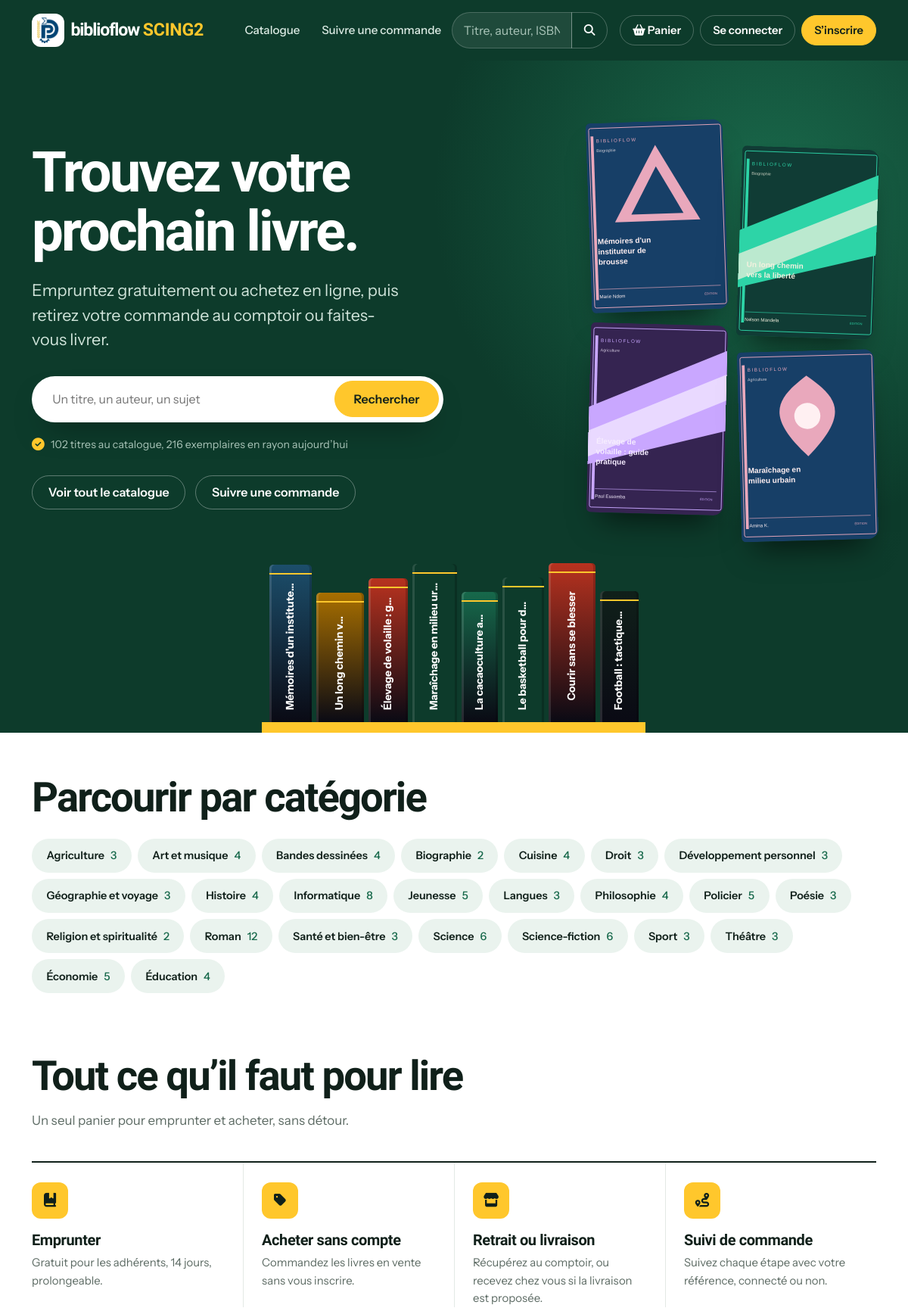
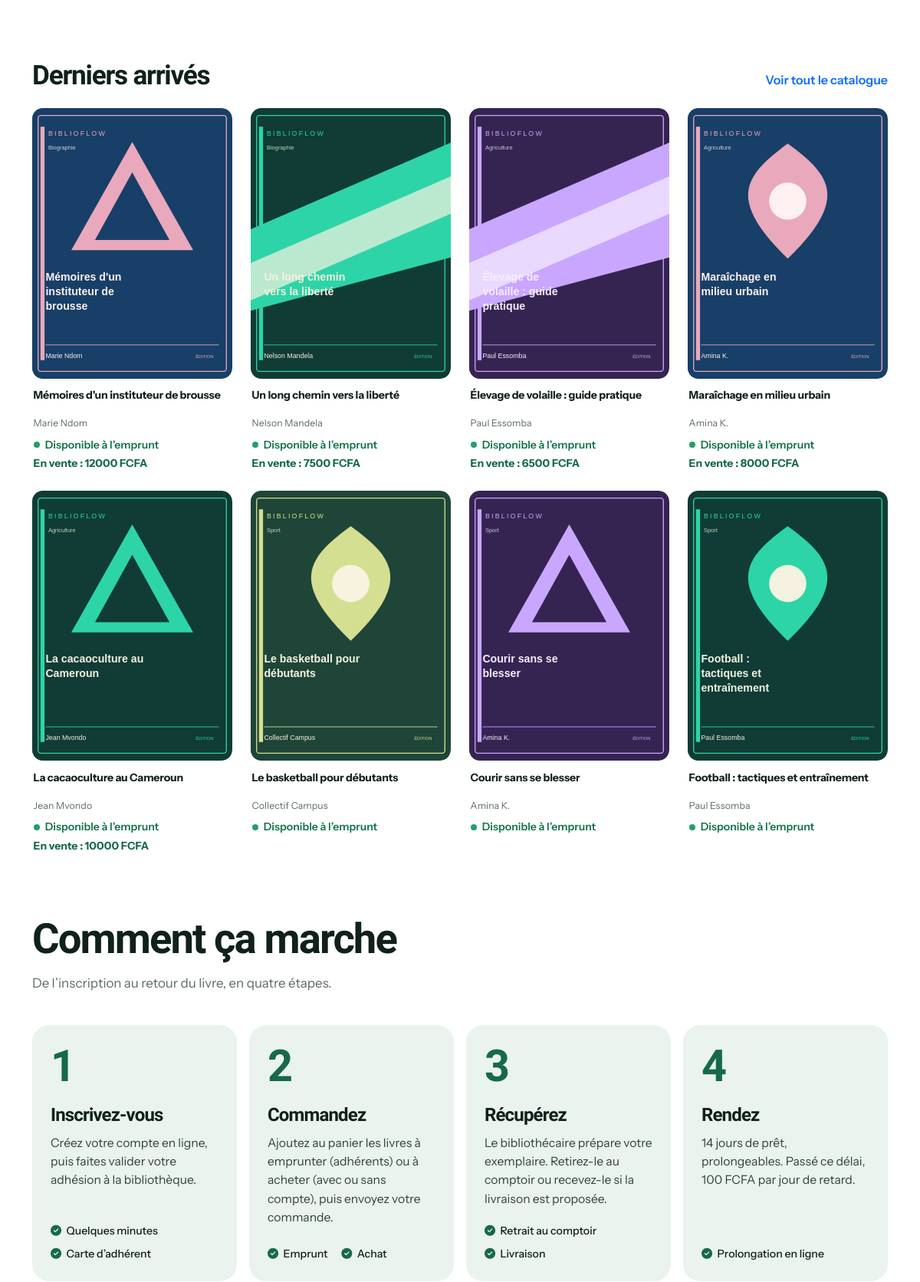
The page / (upper part) on the database its author committed (2 pictures, top to bottom).
### bibliotheque/models.py (models this page shows, shortened)
class Livre(models.Model):
    titre = models.CharField(max_length=200)
    auteur = models.CharField(max_length=120)
    isbn = models.CharField(max_length=20, unique=True, null=True, blank=True)
    description = models.TextField(blank=True)
    image = models.CharField(max_length=255, blank=True)  # chemin relatif dans static/media
    categorie = models.CharField(max_length=80, blank=True)
    annee_publication = models.PositiveSmallIntegerField(null=True, blank=True)
    langue = models.CharField(max_length=30, default="Français")
    prix = models.DecimalField(max_digits=10, decimal_places=2, default=0)  # prix de vente
    stock_vente = models.PositiveIntegerField(default=0)                    # exemplaires à vendre
    actif = models.BooleanField(default=True)
    class Meta:
        ordering = ["titre"]

### bibliotheque/views_public.py (the view)
# urls.py: path("", pub.accueil, name="accueil"),
def accueil(request):
    return render(request, "bibliotheque/public/accueil.html", {
        "nouveautes": _livres_avec_dispo().order_by("-id")[:8],
        "categories": _categories(),
        "nb_livres": Livre.objects.filter(actif=True).count(),
        "nb_dispo": Exemplaire.objects.filter(statut="disponible", livre__actif=True).count(),
    })

### bibliotheque/context.py (called while the page is built)
def globales(request):
    ctx = {"p": params(), "panier_count": 0, "est_personnel": False, "cotisations_a_verifier": 0}
    try:
        ctx["panier_count"] = sum(request.session.get("panier", {}).values())
    except Exception:
        pass
    if request.user.is_authenticated:
        ctx["est_personnel"] = est_personnel(request.user)
        if ctx["est_personnel"]:
            ctx["cotisations_a_verifier"] = CotisationAdhesion.objects.filter(statut="en_attente").count()
    return ctx

### bibliotheque/services.py (called while the page is built)
def params():
    d = dict(settings.BIBLIO)
    for cle in ("amende_par_jour", "amende_plafond", "frais_perte"):
        d[cle] = Decimal(str(d[cle]))
    return SimpleNamespace(**d)

### bibliotheque/templatetags/biblio_extras.py (called while the page is built)
@register.filter
def teinte(livre):
    return int(hashlib.sha256((livre.titre or str(livre.pk)).encode("utf-8")).hexdigest()[:8], 16) % len(_PALETTES)

@register.filter
def dos(livre):
    return f"height:{168 + (livre.pk * 37) % 56}px;width:{46 + (livre.pk * 11) % 18}px"

### bibliotheque/views_public.py (called while the page is built)
def _livres_avec_dispo():
    return Livre.objects.filter(actif=True).annotate(
        dispo=Count("exemplaires", filter=Q(exemplaires__statut="disponible"), distinct=True))

def _categories():
    return (Livre.objects.filter(actif=True).exclude(categorie="").values("categorie")
            .annotate(n=Count("id")).order_by("categorie"))

### bibliotheque/templates/bibliotheque/public/accueil.html (shortened to what this page needs)
{% extends "bibliotheque/public/base.html" %}{% load biblio_extras %}{% block hero %}
<header class="hero hero-split">
  <div class="container"><div class="hero-grid">
    <div class="hero-copy">
      <h1>Trouvez votre prochain livre.</h1>
      <p class="hero-lead">Empruntez gratuitement ou achetez en ligne, puis retirez votre commande au comptoir ou faites-vous livrer.</p>
      <form action="{% url 'catalogue' %}" class="hero-search" role="search"><label for="q-accueil" class="visually-hidden">Rechercher dans le catalogue</label>
        <input id="q-accueil" name="q" placeholder="Un titre, un auteur, un sujet"><button class="btn btn-sun">Rechercher</button></form>
      <p class="hero-trust"><i class="fa-solid fa-circle-check"></i>{{ nb_livres }} titres au catalogue, {{ nb_dispo }} exemplaires en rayon aujourd’hui</p>
      <div class="hero-actions"><a href="{% url 'catalogue' %}" class="btn btn-ghost">Voir tout le catalogue</a><a href="{% url 'suivi_achat' %}" class="btn btn-ghost">Suivre une commande</a></div>
    </div>
    <div class="wall" aria-label="Quelques livres du catalogue">{% for l in nouveautes|slice:":4" %}<a class="wall-book" href="{% url 'livre_detail' l.pk %}" title="{{ l.titre }}"><img class="cover-img" src="{{ l|couverture }}" alt="Couverture illustrée de {{ l.titre }}" draggable="false"></a>{% endfor %}</div>
  </div></div>
  <div class="shelf-wrap" aria-label="Derniers livres arrivés, à faire glisser">
    <div class="shelf" role="list">{% for l in nouveautes %}<a role="listitem" class="spine t{{ l|teinte }}" style="{{ l|dos }};--i:{{ forloop.counter0 }}" href="{% url 'livre_detail' l.pk %}" title="{{ l.titre }}, {{ l.auteur }}" draggable="false"><span>{{ l.titre }}</span></a>{% endfor %}</div>
  </div>
</header>
{% endblock %}{% block contenu %}
<section class="section" style="padding-top:2rem">
  <h2 class="section-h">Parcourir par catégorie</h2>
  <div class="d-flex flex-wrap gap-2 mt-4">{% for c in categories %}<a class="cat" href="{% url 'catalogue' %}?cat={{ c.categorie|urlencode }}">{{ c.categorie }} <span>{{ c.n }}</span></a>{% endfor %}</div>
</section>
<section class="section">
  <h2 class="section-h">Tout ce qu’il faut pour lire</h2>
  <p class="section-lead">Un seul panier pour emprunter et acheter, sans détour.</p>
  <div class="features">
    <div class="feature"><div class="feature-ico"><i class="fa-solid fa-book-bookmark"></i></div><h3>Emprunter</h3><p>Gratuit pour les adhérents, {{ p.duree_pret_jours }} jours, prolongeable.</p></div>
    <div class="feature"><div class="feature-ico"><i class="fa-solid fa-tag"></i></div><h3>Acheter sans compte</h3><p>Commandez les livres en vente sans vous inscrire.</p></div>
    <div class="feature"><div class="feature-ico"><i class="fa-solid fa-store"></i></div><h3>Retrait ou livraison</h3><p>Récupérez au comptoir, ou recevez chez vous si la livraison est proposée.</p></div>
    <div class="feature"><div class="feature-ico"><i class="fa-solid fa-route"></i></div><h3>Suivi de commande</h3><p>Suivez chaque étape avec votre référence, connecté ou non.</p></div>
  </div>
</section>
<section class="section">
  <div class="d-flex justify-content-between align-items-baseline mb-4"><h2 class="section-h is-left">Derniers arrivés</h2><a href="{% url 'catalogue' %}" class="fw-semibold text-decoration-none">Voir tout le catalogue</a></div>
  <div class="row g-4">{% for l in nouveautes %}<div class="col-6 col-md-4 col-xl-3">{% include "bibliotheque/public/_carte_livre.html" %}</div>{% endfor %}</div>
</section>
<section class="section">
  <h2 class="section-h">Comment ça marche</h2>
  <p class="section-lead">De l’inscription au retour du livre, en quatre étapes.</p>
  <div class="steps">
    <div class="step-card"><div class="step-n">1</div><h3>Inscrivez-vous</h3><p>Créez votre compte en ligne{% if p.validation_adhesion_requise %}, puis faites valider votre adhésion à la bibliothèque{% endif %}.</p><div class="step-checks"><span><i class="fa-solid fa-circle-check"></i>Quelques minutes</span><span><i class="fa-solid fa-circle-check"></i>Carte d’adhérent</span></div></div>
    <div class="step-card"><div class="step-n">2</div><h3>Commandez</h3><p>Ajoutez au panier les livres à emprunter (adhérents) ou à acheter (avec ou sans compte), puis envoyez votre commande.</p><div class="step-checks"><span><i class="fa-solid fa-circle-check"></i>Emprunt</span><span><i class="fa-solid fa-circle-check"></i>Achat</span></div></div>
    <div class="step-card"><div class="step-n">3</div><h3>Récupérez</h3><p>Le bibliothécaire prépare votre exemplaire. Retirez-le au comptoir ou recevez-le si la livraison est proposée.</p><div class="step-checks"><span><i class="fa-solid fa-circle-check"></i>Retrait au comptoir</span><span><i class="fa-solid fa-circle-check"></i>Livraison</span></div></div>
    <div class="step-card"><div class="step-n">4</div><h3>Rendez</h3><p>{{ p.duree_pret_jours }} jours de prêt, prolongeables. Passé ce délai, {{ p.amende_par_jour|floatformat:0 }} FCFA par jour de retard.</p><div class="step-checks"><span><i class="fa-solid fa-circle-check"></i>Prolongation en ligne</span></div></div>
  </div>
</section>
{% endblock %}

### bibliotheque/templates/bibliotheque/public/_carte_livre.html
{% load biblio_extras %}<a class="book" href="{% url 'livre_detail' l.pk %}"><div class="cover-image-wrap"><img class="cover cover-img" src="{{ l|couverture }}" alt="Couverture illustrée de {{ l.titre }}" loading="lazy"></div>
<div class="book-meta"><div class="fw-bold book-title">{{ l.titre }}</div><div class="muted small">{{ l.auteur }}</div><div class="avail {% if l.dispo %}ok{% endif %} mt-2">{% if l.dispo %}Disponible à l’emprunt{% else %}Aucun exemplaire disponible{% endif %}</div>{% if l.stock_vente %}<div class="price">En vente : {{ l.prix|floatformat:0 }} FCFA</div>{% endif %}</div></a>

### rows shown on the page
Livre: image+titre+auteur (picture), titre "Mémoires d'un instituteur…", titre "Mémoires d'un instituteur de brousse", auteur "Marie Ndom", shows "Disponible à l’emprunt", prix "12000"
Livre: image+titre+auteur (picture), titre "Un long chemin vers…", titre "Un long chemin vers la liberté", auteur "Nelson Mandela", shows "Disponible à l’emprunt", prix "7500"
Livre: image+titre+auteur (picture), titre "Élevage de volaille :…", titre "Élevage de volaille : guide pratique", auteur "Paul Essomba", shows "Disponible à l’emprunt", prix "6500"
Livre: image+titre+auteur (picture), titre "Maraîchage en milieu urbain", auteur "Amina K.", shows "Disponible à l’emprunt", prix "8000"
Livre: titre "La cacaoculture au…", image+titre+auteur (picture), titre "La cacaoculture au Cameroun", auteur "Jean Mvondo", shows "Disponible à l’emprunt", prix "10000"
Livre: titre "Le basketball pour…", image+titre+auteur (picture), titre "Le basketball pour débutants", auteur "Collectif Campus", shows "Disponible à l’emprunt"
Livre: titre "Courir sans se blesser", image+titre+auteur (picture), auteur "Amina K.", shows "Disponible à l’emprunt"
Livre: titre "Football : tactiques…", image+titre+auteur (picture), titre "Football : tactiques et entraînement", auteur "Paul Essomba", shows "Disponible à l’emprunt"

### other values the page prints
{{ nb_livres }} "102"
{{ nb_dispo }} "216"
{{ c.categorie }} "Agriculture" "Art et musique" "Bandes dessinées" "Biographie" "Cuisine" "Droit" "Développement personnel" "Géographie et voyage" "Histoire" "Informatique" "Jeunesse" "Langues" "Philosophie" "Policier" "Poésie" "Religion et spiritualité" "Roman" "Santé et bien-être" "Science" "Science-fiction" "Sport" "Théâtre" "Économie" "Éducation"
{{ c.n }} "3" "4" "4" "2" "4" "3" "3" "3" "4" "8" "5" "3" "4" "5" "3" "2" "12" "3" "6" "6" "3" "3" "5" "4"
{{ p.duree_pret_jours }} "14"
{{ p.amende_par_jour|floatformat:0 }} "100"
